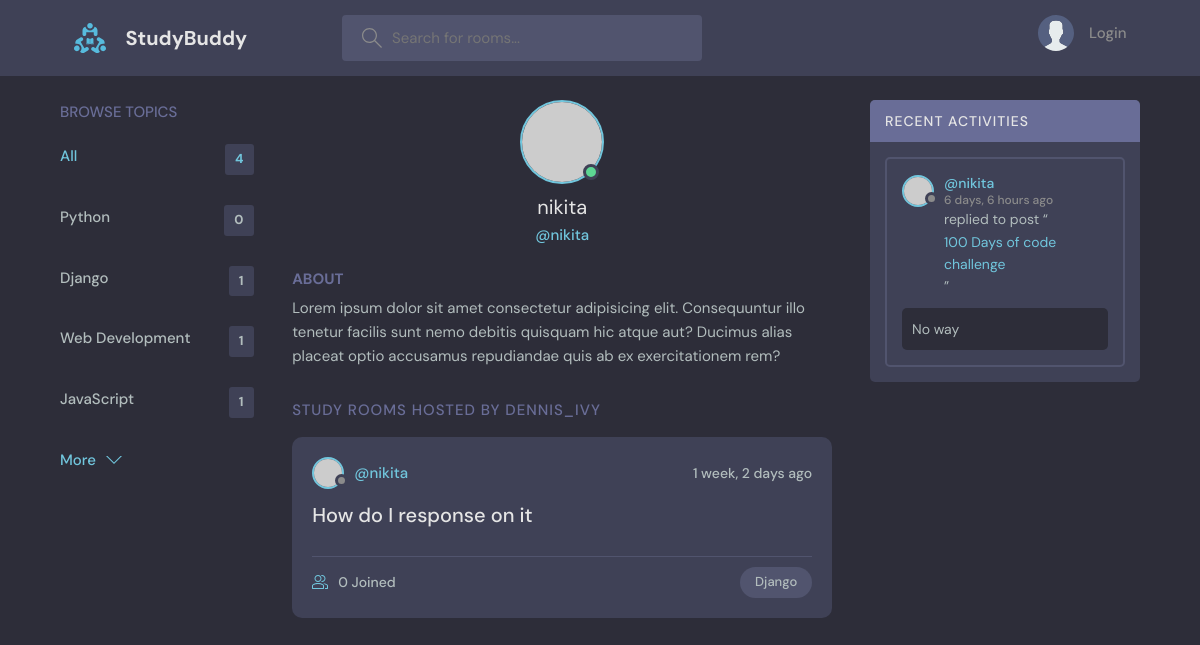
/profile/3, run on an earlier commit of the app's database.
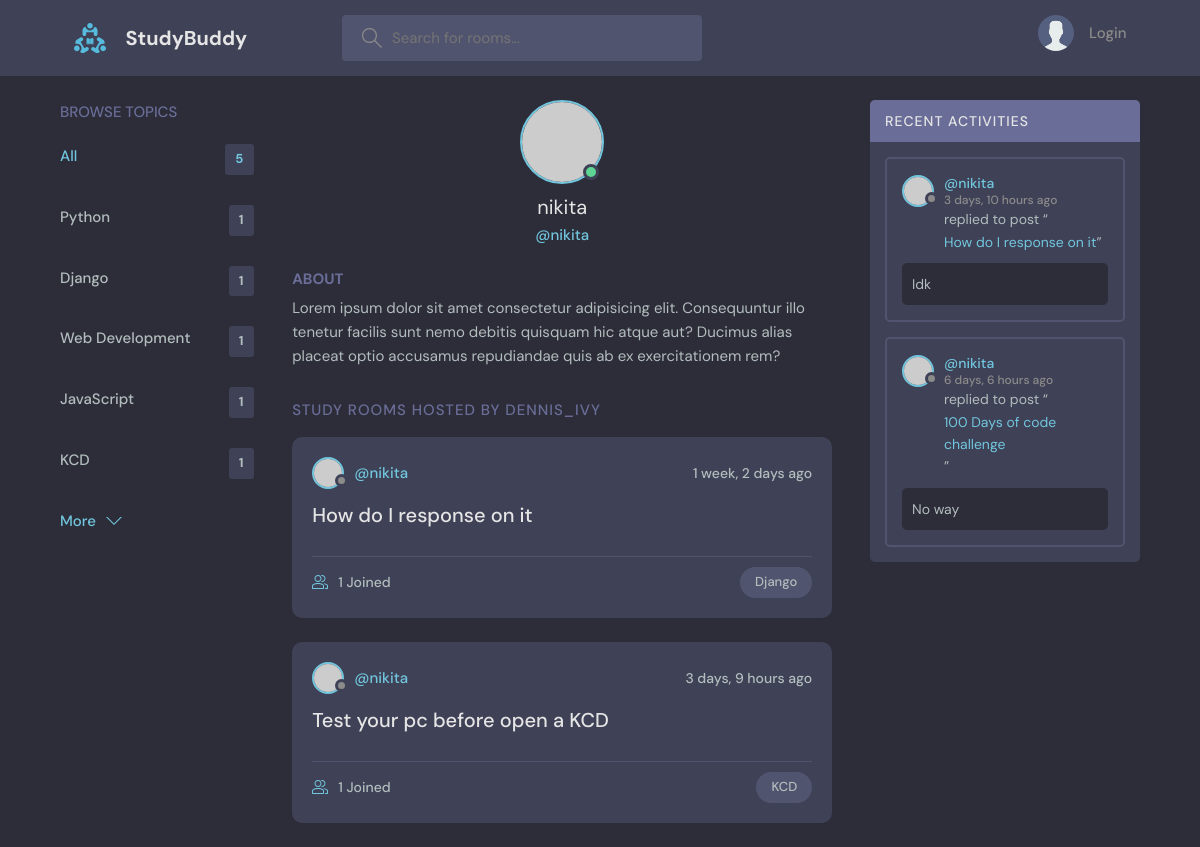
And on a later commit of the database.
### base/models.py (models this page shows, shortened)
class Topic(models.Model):
    name = models.CharField(max_length=200)

class Room(models.Model):
    host =models.ForeignKey(User, on_delete=models.SET_NULL, null=True)
    topic = models.ForeignKey(Topic, on_delete=models.SET_NULL, null=True)
    name = models.CharField(max_length=200)
    description = models.TextField(null=True, blank=True)
    participants = models.ManyToManyField(User, related_name='participants', blank=True)
    update = models.DateTimeField(auto_now=True)
    created = models.DateTimeField(auto_now_add=True)
    def __str__(self):
        return self.name

class Message(models.Model):
    user = models.ForeignKey(User, on_delete=models.CASCADE)
    room = models.ForeignKey(Room, on_delete=models.CASCADE)
    body = models.TextField()
    update = models.DateTimeField(auto_now=True)
    created = models.DateTimeField(auto_now_add=True)
    class Meta:
        ordering = ['-created']

### base/views.py (the view)
# urls.py: path('profile/<str:pk>', views.user_profile, name='user-profile'),
def user_profile(request, pk):
    user = User.objects.get(id=pk)
    rooms = user.room_set.all()
    room_messages = user.message_set.all()
    topics = Topic.objects.all()
    context = {'user': user, 'rooms': rooms, 'room_messages': room_messages, 'topics': topics}
    return render(request, 'base/profile.html', context)

### base/templates/base/profile.html (shortened to what this page needs)
{% extends 'main.html' %}
{% block content %}
  <main class="profile-page layout layout--3">
    <div class="container">
      {% include 'base/topics_component.html' %}
      <div class="roomList">
        <div class="profile">
          <div class="profile__avatar">
            <div class="avatar avatar--large active">
              <img src="https://randomuser.me/api/portraits/men/11.jpg" />
            </div>
          </div>
          <div class="profile__info">
            <h3>{{ user.username }}</h3>
            <p>@{{ user.username }}</p>
          </div>
          <div class="profile__about">
            <h3>About</h3>
            <p>
              Lorem ipsum dolor sit amet consectetur adipisicing elit. Consequuntur illo tenetur
              facilis sunt nemo debitis quisquam hic atque aut? Ducimus alias placeat optio
              accusamus repudiandae quis ab ex exercitationem rem?
            </p>
          </div>
        </div>
        <div class="roomList__header">
          <div>
            <h2>Study Rooms Hosted by dennis_ivy</a>
            </h2>
          </div>
        </div>
        {% include 'base/feed_component.html' %}
      </div>
      {% include 'base/activity_component.html'  %}
    </div>
  </main>
{% endblock %}

### templates/main.html (shortened to what this page needs)
<!DOCTYPE html>
{% load static %}
<html lang="en">
  <head>
    <link rel="stylesheet" href="{% static 'styles/style.css' %}" />
  </head>
  <body>
    {% include 'navbar.html' %}
    {% block content %}
    {% endblock %}
  </body>
</html>

### templates/navbar.html (shortened to what this page needs)
<!DOCTYPE html>
<html lang="en">
<head>
</head>
<body>
{% load static %}
<header class="header header--loggedIn">
      <div class="container">
        <a href="{% url 'home' %}" class="header__logo">
          <img src="{% static 'images/logo.svg' %}" />
          <h1>StudyBuddy</h1>
        </a>
        <form class="header__search" method="GET" action="{% url 'home' %}">
          <label>
            <input name="q" placeholder="Search for rooms..." />
          </label>
        </form>
        <nav class="header__menu">
          {% if request.user.is_authenticated %}
          <div class="header__user">
            <a href="{% url 'user-profile' request.user.id %}">
              <div class="avatar avatar--medium active">
                <img src="https://randomuser.me/api/portraits/men/37.jpg" />
              </div>
              <p>{{ request.user.username }} <span>@{{ request.user.username }}</span></p>
            </a>
            <button class="dropdown-button">
              <svg version="1.1" xmlns="http://www.w3.org/2000/svg" width="32" height="32" viewBox="0 0 32 32">
                <title>chevron-down</title>
                <path d="M16 21l-13-13h-3l16 16 16-16h-3l-13 13z"></path>
              </svg>
            </button>
          </div>
          {% else %}
          <a href="{% url 'login' %}">
            <img src="{% static 'images/avatar.svg' %}" />
            <p>Login</p>
          </a>
          {% endif %}
        </nav>
      </div>
    </header>
</body>
</html>

### base/templates/base/topics_component.html
<div class="topics">
    <div class="topics__header">
        <h2>Browse Topics</h2>
    </div>
    <ul class="topics__list">
        <li>
            <a href="{% url 'home' %}" class="active">All <span>{{ topics.count }}</span></a>
        </li>
        {% for topic in topics %}
        <li>
            <a href="{% url 'home' %}?q={{ topic.name }}">{{ topic.name }} <span>{{ topic.room_set.all.count }}</span></a>
        </li>
        {% endfor %}
    </ul>
    <a class="btn btn--link" href="topics.html">
        More
        <svg version="1.1" xmlns="http://www.w3.org/2000/svg" width="32" height="32" viewBox="0 0 32 32">
            <title>chevron-down</title>
            <path d="M16 21l-13-13h-3l16 16 16-16h-3l-13 13z"></path>
        </svg>
    </a>
</div>

### base/templates/base/feed_component.html (shortened to what this page needs)
<!DOCTYPE html>
<html lang="en">
<head>
</head>
<body>
{% for room in rooms %}
<div class="roomListRoom">
            <div class="roomListRoom__header">
              <a href="{% url 'user-profile' room.host.id %}" class="roomListRoom__author">
                <div class="avatar avatar--small">
                  <img src="https://randomuser.me/api/portraits/women/11.jpg" />
                </div>
                <span>@{{ room.host.username }}</span>
              </a>
              <div class="roomListRoom__actions">
                <span>{{ room.created|timesince }} ago</span>
              </div>
            </div>
            <div class="roomListRoom__content">
              <a href="{% url 'room' room.id %}">{{ room.name }}</a>
            </div>
            <div class="roomListRoom__meta">
              <a href="{% url 'room' room.id %}" class="roomListRoom__joined">
                {{ room.participants.all.count }} Joined
              </a>
              <p class="roomListRoom__topic">{{ room.topic.name }}</p>
            </div>
          </div>
{% endfor %}
</body>
</html>

### base/templates/base/activity_component.html (shortened to what this page needs)
<!DOCTYPE html>
<html lang="en">
<head>
</head>
<body>
<div class="activities">
          <div class="activities__header">
            <h2>Recent Activities</h2>
          </div>
          {% for message in room_messages %}
          <div class="activities__box">
            <div class="activities__boxHeader roomListRoom__header">
              <a href="{% url 'user-profile' message.user.id %}" class="roomListRoom__author">
                <div class="avatar avatar--small">
                  <img src="https://randomuser.me/api/portraits/women/11.jpg" />
                </div>
                <p>
                  @{{ message.user }}
                  <span>{{message.created|timesince}} ago</span>
                </p>
              </a>
            </div>
            <div class="activities__boxContent">
              <p>replied to post “<a href="{% url 'room' message.room.id %}">{{ message.room }}</a>”</p>
              <div class="activities__boxRoomContent">
                  {{ message.body }}
              </div>
            </div>
          </div>
        {% endfor %}
</div>
</body>
</html>

What changed in the data, as far as the page shows it:
computed for Topic "Python": room_set.all.count "0" → "1"
added Topic: name "KCD", room_set.all.count "1"
computed for Room "How do I response on it": participants.all.count "0" → "1"
added Room: host.username "nikita", created "3 days, 9 hours", name "Test your pc before open a KCD", participants.all.count "1", topic.name "KCD"
added Message: user "nikita", created "3 days, 10 hours", room "How do I response on it", body "Idk"
Also different on the page:
{{ topics.count }}: "4" → "5"
